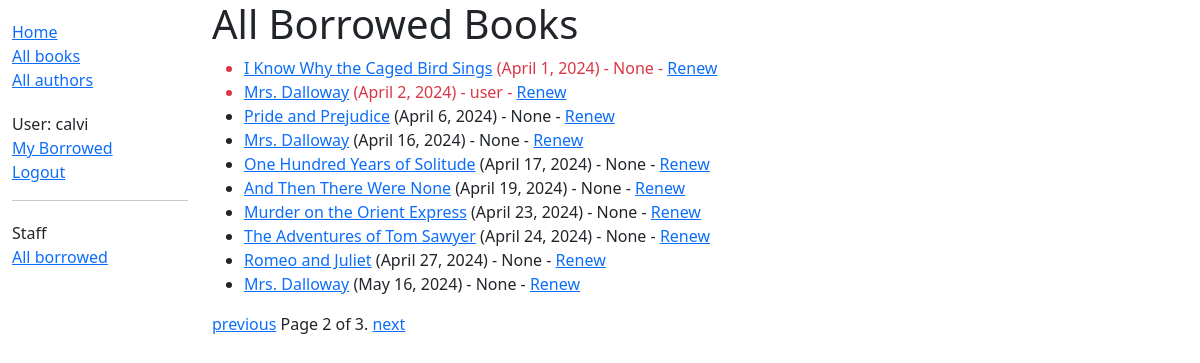
Before: /catalog/borrowed/?page=2 (signed in) with the older database file.
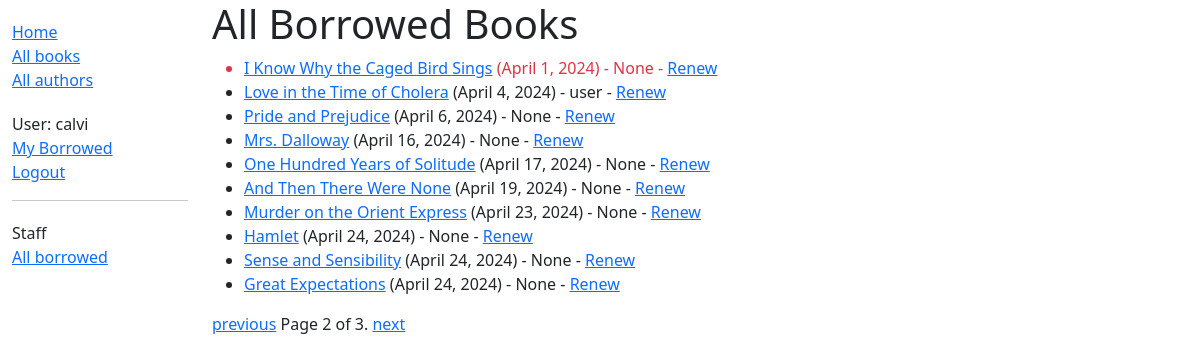
After: the same page with the newer database file.
### catalog/models.py (models this page shows, shortened)
class BookInstance(models.Model):
    id = models.UUIDField(primary_key=True, default=uuid.uuid4,
                        help_text="Unique ID for this particular book across whole library")
    book = models.ForeignKey('Book', on_delete=models.RESTRICT, null=True)
    imprint = models.CharField(max_length=200)
    due_back = models.DateField(null=True, blank=True)
    borrower = models.ForeignKey(settings.AUTH_USER_MODEL, on_delete=models.SET_NULL, null=True, blank=True)
    LOAN_STATUS = (
        ('m', 'Maintenance'),
        ('o', 'On loan'),
        ('a', 'Available'),
        ('r', 'Reserved'),
    )
    status = models.CharField(
        max_length=1,
        choices=LOAN_STATUS,
        blank=True,
        default='m',
        help_text='Book availability',
    )
    class Meta:
        ordering = ['due_back']
        permissions = (("can_mark_returned", "Set book as returned"),)
    @property
    def is_overdue(self):
        return bool(self.due_back and date.today() > self.due_back)

class Book(models.Model):
    title = models.CharField(max_length=200)
    author = models.ForeignKey('Author', on_delete=models.RESTRICT, null=True)
    summary = models.TextField(
        max_length=1000, help_text="Enter a brief description of the book")
    isbn = models.CharField('ISBN', max_length=13,
                            unique=True,
                            help_text='13 Character <a href="https://www.isbn-international.org/content/what-isbn'
                                      '">ISBN number</a>')
    genre = models.ManyToManyField(
        Genre, help_text="Select a genre for this book")
    language = models.ForeignKey('Language', on_delete=models.SET_NULL, null=True)
    def display_genre(self):
        """Create a string for the Genre. This is required to display genre in Admin."""
        return ', '.join(genre.name for genre in self.genre.all()[:3])
    display_genre.short_description = 'Genre'

### catalog/views.py (the view)
# urls.py: path('borrowed/', views.LoanedBooksAllListView.as_view(), name='all-borrowed'),
class LoanedBooksAllListView(PermissionRequiredMixin, generic.ListView):
    model = BookInstance
    permission_required = 'catalog.can_mark_returned'
    template_name = 'catalog/bookinstance_list_borrowed_all.html'
    paginate_by = 10
    def get_queryset(self):
        return BookInstance.objects.filter(status__exact='o').order_by('due_back')

### catalog/templates/catalog/bookinstance_list_borrowed_all.html
{% extends "base_generic.html" %} {% block content %}
<h1>All Borrowed Books</h1>
{% if bookinstance_list %}
<ul>
  {% for bookinst in bookinstance_list %}
  <li class="{% if bookinst.is_overdue %} text-danger {% endif %}">
    <a href="{% url 'book-detail' bookinst.book.pk %}"
      >{{bookinst.book.title}}</a
    >
    ({{ bookinst.due_back }}) {% if perms.catalog.can_mark_returned %}-
    {{bookinst.borrower}} {%endif %} {% if perms.catalog.can_mark_returned %}-
    <a href="{% url 'renew-book-librarian' bookinst.id %}">Renew</a> {% endif %}
  </li>
  {% endfor %}
</ul>
{% else %}
<p>There are no books borrowed.</p>
{% endif %} {% endblock %}

Changed rows visible on the page:
no longer on this page (row edited): BookInstance: book "Mrs. Dalloway", due_back "April 2, 2024", borrower "user"
no longer on this page (row unchanged): BookInstance: book "The Adventures of Tom Sawyer", due_back "April 24, 2024", borrower "None"
no longer on this page (row unchanged): BookInstance: book "Romeo and Juliet", due_back "April 27, 2024", borrower "None"
no longer on this page (row unchanged): BookInstance: book "Mrs. Dalloway", due_back "May 16, 2024", borrower "None"
now on this page (row edited): BookInstance: book "Love in the Time of Cholera", due_back "April 4, 2024", borrower "user"
now on this page (row edited): BookInstance: book "Hamlet", due_back "April 24, 2024", borrower "None"
now on this page (row edited): BookInstance: book "Sense and Sensibility", due_back "April 24, 2024", borrower "None"
now on this page (row edited): BookInstance: book "Great Expectations", due_back "April 24, 2024", borrower "None"
